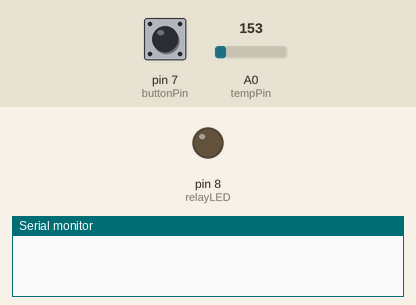
Bench run of a sketch on a simulated Arduino Uno, built with avr-gcc and run on an emulated ATmega328P. Shown: output pins drawn as LEDs (lit = HIGH), the last lines printed to the serial monitor. The inputs (shaded band) are chosen by the test bench; at power-on: A0 (tempPin) = 153, pin 7 (buttonPin) HIGH.

Above: at 1.3 s.
1.4 s: A0 (tempPin) set to 185
At 2.7 s:
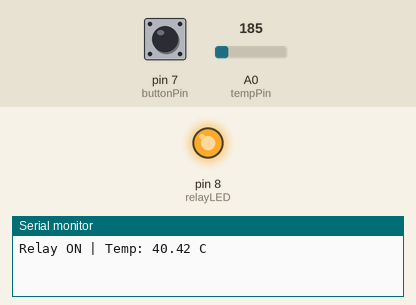
3.0 s: pin 7 (buttonPin) pulled LOW for 0.6 s
At 3.9 s:
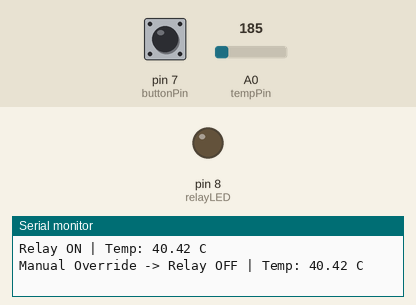
5.1 s: pin 7 (buttonPin) pulled LOW for 1 s
At 5.7 s:
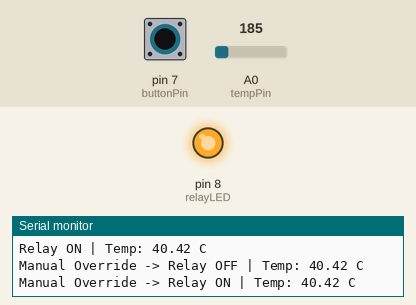
7.6 s: pin 7 (buttonPin) pulled LOW for 3.2 s
At 9.0 s:
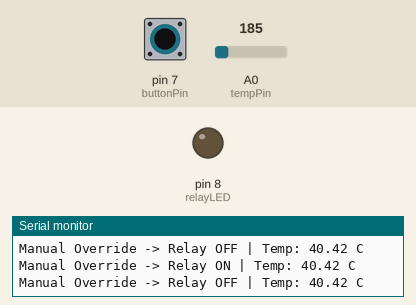
Timing chart, 0 to 10.6 s (numbered marks = the images above; inputs shaded):
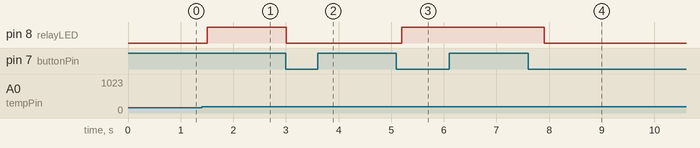

Measured:
- the behaviour switches between 167 and 168 on A0 (tempPin) (found by bisection; images 0 and 1)
- after the input at 1.4 s, pin 8 (relayLED): LOW → HIGH after 0.10 s
- after the input at 3.0 s, pin 8 (relayLED): HIGH → LOW at once
- after the input at 5.1 s, pin 8 (relayLED): LOW → HIGH after 0.10 s
- after the input at 7.6 s, pin 8 (relayLED): HIGH → LOW after 0.31 s

The sketch:

relay_controlled_ac_device.ino
```cpp
const int tempPin = A0;
const int relayLED = 8;
const int buttonPin = 7;

bool relayState = false;
bool manualMode = false;
int lastButtonState = HIGH;

void setup() {
  pinMode(relayLED, OUTPUT);
  pinMode(buttonPin, INPUT_PULLUP);

  digitalWrite(relayLED, LOW);

  Serial.begin(9600);
}

void loop() {

  int sensorValue = analogRead(tempPin);

  float voltage = sensorValue * 5.0 / 1023.0;
  float temperature = (voltage - 0.5) * 100.0;

  int buttonState = digitalRead(buttonPin);

  if (lastButtonState == HIGH && buttonState == LOW) {
    manualMode = !manualMode;
    relayState = !relayState;

    digitalWrite(relayLED, relayState);

    Serial.print("Manual Override -> Relay ");
    if (relayState)
      Serial.print("ON");
    else
      Serial.print("OFF");

    Serial.print(" | Temp: ");
    Serial.print(temperature);
    Serial.println(" C");

    delay(200);
  }

  lastButtonState = buttonState;

  if (!manualMode) {

    if (!relayState && temperature > 32) {
      relayState = true;
      digitalWrite(relayLED, HIGH);

      Serial.print("Relay ON | Temp: ");
      Serial.print(temperature);
      Serial.println(" C");
    }

    if (relayState && temperature < 28) {
      relayState = false;
      digitalWrite(relayLED, LOW);

      Serial.print("Relay OFF | Temp: ");
      Serial.print(temperature);
      Serial.println(" C");
    }
  }

  delay(500);
}
```
